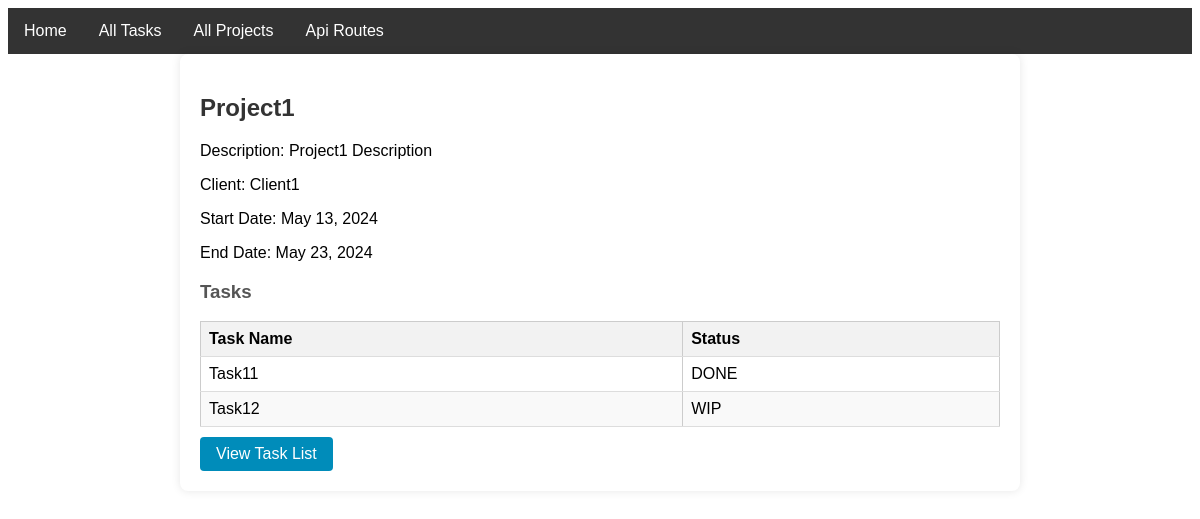
The app's page /projects/1/, older data.
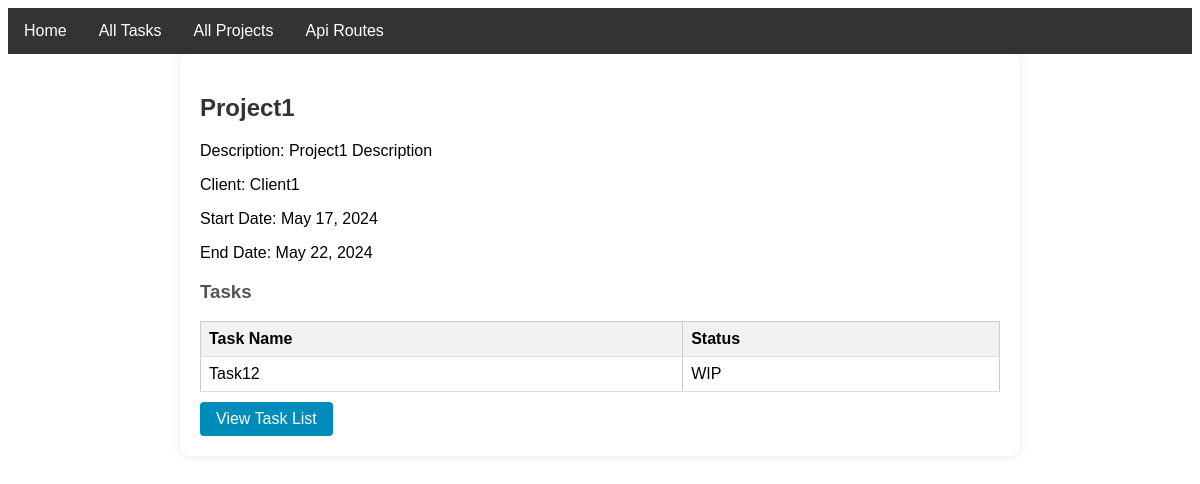
The same page, newer data.
### project_task/models.py (models this page shows, shortened)
class Project(models.Model):
    name = models.CharField(max_length=100)
    description = models.TextField(blank=True, default='No Description Given')
    client = models.ForeignKey('Client', on_delete=models.CASCADE)
    start_date = models.DateField()
    end_date = models.DateField(null=True, blank=True)

class Task(models.Model):
    STATUS_CHOICES = [
        ('TODO', 'To Do'),
        ('WIP', 'Work In Progress'),
        ('ONHOLD', 'On Hold'),
        ('DONE', 'Done'),
    ]
    name = models.CharField(max_length=100)
    description = models.TextField(blank=True, default='No Description Given')
    project = models.ForeignKey('Project', on_delete=models.CASCADE, related_name='task')
    status = models.CharField(max_length=10, choices=STATUS_CHOICES, default='No Status Available')

class Client(models.Model):
    name = models.CharField(max_length=100)
    def __str__(self):
        return self.name

### project_task/views.py (the view)
# urls.py: path('projects/<int:pk>/', project_detail, name='project_detail'),
def project_detail(request, pk):
    try:
        project = Project.objects.get(pk=pk)
    except Project.DoesNotExist:
        return HttpResponse('No project with the given id', status=404)
    context = {'project': project}
    return render(request, 'project_task/project_detail.html', context)

### project_task/templates/project_task/project_detail.html (shortened to what this page needs)
{% extends 'project_task/base.html' %}
{% block content %}
<div class="container">
  <h2 class="project-name">{{ project.name }}</h2>
  <p class="description">Description: {{ project.description }}</p>
  <p class="client">Client: {{ project.client }}</p>
  <p class="end-date">Start Date: {{ project.start_date }}</p>
  <p class="end-date">End Date: {{ project.end_date }}</p>
  {% if project.task.exists %}
  <h3 class="tasks-heading">Tasks</h3>
    <table class="task-table">
      <thead>
        <tr>
          <th>Task Name</th>
          <th>Status</th>
        </tr>
      </thead>
      <tbody>
        {% for task in project.task.all %}
          <tr>
            <td>{{ task.name }}</td>
            <td>{{ task.status }}</td>
          </tr>
        {% endfor %}
      </tbody>
    </table>
    {% else %}
    <p>No tasks for this project</p>
    {% endif %}
    <a class="btn-create" href="{% url 'project_task_list' pk=project.pk %}">View Task List</a>
</div>
{% endblock %}

Row changes from the older to the newer data that the page shows:
no longer on this page (row edited): Task: name "Task11", status "DONE"
changed Project "Project1": start_date "May 13, 2024" → "May 17, 2024"; end_date "May 23, 2024" → "May 22, 2024"
